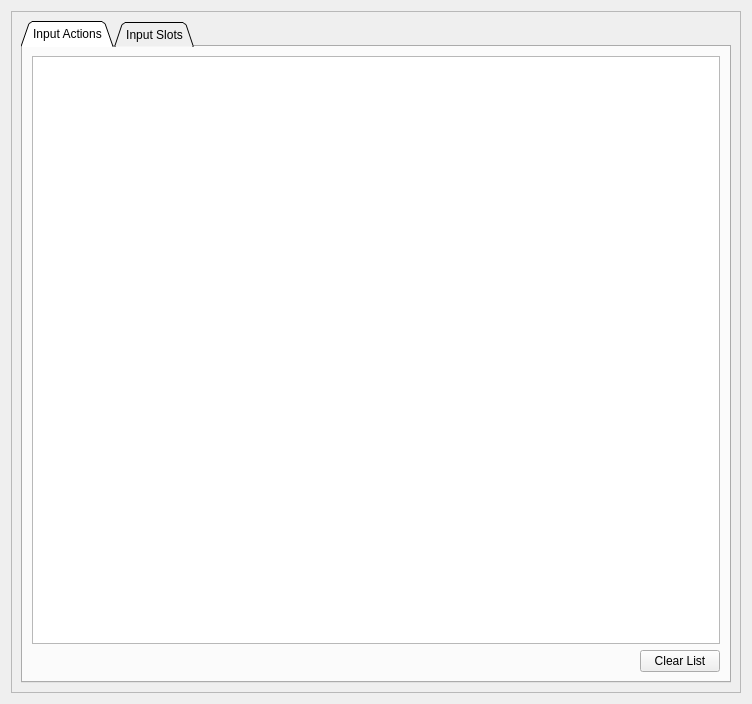
<?xml version="1.0" encoding="UTF-8"?>
<ui version="4.0">
 <class>InputWidget</class>
 <widget class="QWidget" name="InputWidget">
  <property name="geometry">
   <rect>
    <x>0</x>
    <y>0</y>
    <width>752</width>
    <height>704</height>
   </rect>
  </property>
  <property name="windowTitle">
   <string>Input</string>
  </property>
  <layout class="QHBoxLayout" name="horizontalLayout">
   <item>
    <widget class="QFrame" name="InputWidgetFrame">
     <property name="frameShape">
      <enum>QFrame::StyledPanel</enum>
     </property>
     <property name="frameShadow">
      <enum>QFrame::Plain</enum>
     </property>
     <layout class="QVBoxLayout" name="verticalLayout_4">
      <item>
       <widget class="QTabWidget" name="TabInput">
        <property name="tabPosition">
         <enum>QTabWidget::North</enum>
        </property>
        <property name="tabShape">
         <enum>QTabWidget::Triangular</enum>
        </property>
        <property name="currentIndex">
         <number>0</number>
        </property>
        <property name="usesScrollButtons">
         <bool>false</bool>
        </property>
        <property name="documentMode">
         <bool>false</bool>
        </property>
        <widget class="QWidget" name="tab_2">
         <attribute name="icon">
          <iconset resource="resources.qrc">
           <normaloff>:/Icons/Icons/InputActions.png</normaloff>:/Icons/Icons/InputActions.png</iconset>
         </attribute>
         <attribute name="title">
          <string>Input Actions</string>
         </attribute>
         <layout class="QVBoxLayout" name="verticalLayout">
          <item>
           <widget class="QTableWidget" name="TableInputActions">
            <property name="selectionMode">
             <enum>QAbstractItemView::SingleSelection</enum>
            </property>
            <property name="selectionBehavior">
             <enum>QAbstractItemView::SelectRows</enum>
            </property>
            <property name="verticalScrollMode">
             <enum>QAbstractItemView::ScrollPerPixel</enum>
            </property>
            <property name="horizontalScrollMode">
             <enum>QAbstractItemView::ScrollPerPixel</enum>
            </property>
            <property name="sortingEnabled">
             <bool>false</bool>
            </property>
            <property name="cornerButtonEnabled">
             <bool>false</bool>
            </property>
            <property name="columnCount">
             <number>3</number>
            </property>
            <attribute name="horizontalHeaderVisible">
             <bool>false</bool>
            </attribute>
            <attribute name="horizontalHeaderCascadingSectionResizes">
             <bool>false</bool>
            </attribute>
            <attribute name="horizontalHeaderMinimumSectionSize">
             <number>40</number>
            </attribute>
            <attribute name="horizontalHeaderDefaultSectionSize">
             <number>100</number>
            </attribute>
            <attribute name="horizontalHeaderShowSortIndicator" stdset="0">
             <bool>false</bool>
            </attribute>
            <attribute name="horizontalHeaderStretchLastSection">
             <bool>true</bool>
            </attribute>
            <attribute name="verticalHeaderVisible">
             <bool>false</bool>
            </attribute>
            <column>
             <property name="text">
              <string>Action</string>
             </property>
            </column>
            <column>
             <property name="text">
              <string>State</string>
             </property>
            </column>
            <column>
             <property name="text">
              <string>Value</string>
             </property>
            </column>
           </widget>
          </item>
          <item>
           <layout class="QHBoxLayout" name="horizontalLayout_3">
            <item>
             <spacer name="horizontalSpacer_2">
              <property name="orientation">
               <enum>Qt::Horizontal</enum>
              </property>
              <property name="sizeHint" stdset="0">
               <size>
                <width>40</width>
                <height>20</height>
               </size>
              </property>
             </spacer>
            </item>
            <item>
             <widget class="QPushButton" name="ButtonClearActions">
              <property name="text">
               <string>Clear List</string>
              </property>
              <property name="icon">
               <iconset resource="resources.qrc">
                <normaloff>:/Icons/Icons/ClearList.png</normaloff>:/Icons/Icons/ClearList.png</iconset>
              </property>
             </widget>
            </item>
           </layout>
          </item>
         </layout>
        </widget>
        <widget class="QWidget" name="tab">
         <attribute name="icon">
          <iconset resource="resources.qrc">
           <normaloff>:/Icons/Icons/InputSlots.png</normaloff>:/Icons/Icons/InputSlots.png</iconset>
         </attribute>
         <attribute name="title">
          <string>Input Slots</string>
         </attribute>
         <layout class="QVBoxLayout" name="verticalLayout_2">
          <item>
           <widget class="QTableWidget" name="TableInputSlots">
            <property name="selectionMode">
             <enum>QAbstractItemView::SingleSelection</enum>
            </property>
            <property name="selectionBehavior">
             <enum>QAbstractItemView::SelectRows</enum>
            </property>
            <property name="verticalScrollMode">
             <enum>QAbstractItemView::ScrollPerPixel</enum>
            </property>
            <property name="horizontalScrollMode">
             <enum>QAbstractItemView::ScrollPerPixel</enum>
            </property>
            <property name="sortingEnabled">
             <bool>false</bool>
            </property>
            <property name="cornerButtonEnabled">
             <bool>false</bool>
            </property>
            <property name="columnCount">
             <number>9</number>
            </property>
            <attribute name="horizontalHeaderVisible">
             <bool>false</bool>
            </attribute>
            <attribute name="horizontalHeaderCascadingSectionResizes">
             <bool>false</bool>
            </attribute>
            <attribute name="horizontalHeaderMinimumSectionSize">
             <number>40</number>
            </attribute>
            <attribute name="horizontalHeaderDefaultSectionSize">
             <number>100</number>
            </attribute>
            <attribute name="horizontalHeaderShowSortIndicator" stdset="0">
             <bool>false</bool>
            </attribute>
            <attribute name="horizontalHeaderStretchLastSection">
             <bool>true</bool>
            </attribute>
            <attribute name="verticalHeaderVisible">
             <bool>false</bool>
            </attribute>
            <column>
             <property name="text">
              <string>Slot</string>
             </property>
            </column>
            <column>
             <property name="text">
              <string>State</string>
             </property>
            </column>
            <column>
             <property name="text">
              <string>Value</string>
             </property>
            </column>
            <column>
             <property name="text">
              <string>Dead Zone</string>
             </property>
            </column>
            <column>
             <property name="text">
              <string>Flags (Binary)</string>
             </property>
            </column>
            <column/>
            <column/>
            <column/>
            <column/>
           </widget>
          </item>
          <item>
           <layout class="QHBoxLayout" name="horizontalLayout_2">
            <item>
             <spacer name="horizontalSpacer">
              <property name="orientation">
               <enum>Qt::Horizontal</enum>
              </property>
              <property name="sizeHint" stdset="0">
               <size>
                <width>40</width>
                <height>20</height>
               </size>
              </property>
             </spacer>
            </item>
            <item>
             <widget class="QPushButton" name="ButtonClearSlots">
              <property name="text">
               <string>Clear List</string>
              </property>
              <property name="icon">
               <iconset resource="resources.qrc">
                <normaloff>:/Icons/Icons/ClearList.png</normaloff>:/Icons/Icons/ClearList.png</iconset>
              </property>
             </widget>
            </item>
           </layout>
          </item>
         </layout>
        </widget>
       </widget>
      </item>
     </layout>
    </widget>
   </item>
  </layout>
 </widget>
 <resources>
  <include location="resources.qrc"/>
 </resources>
 <connections/>
</ui>
